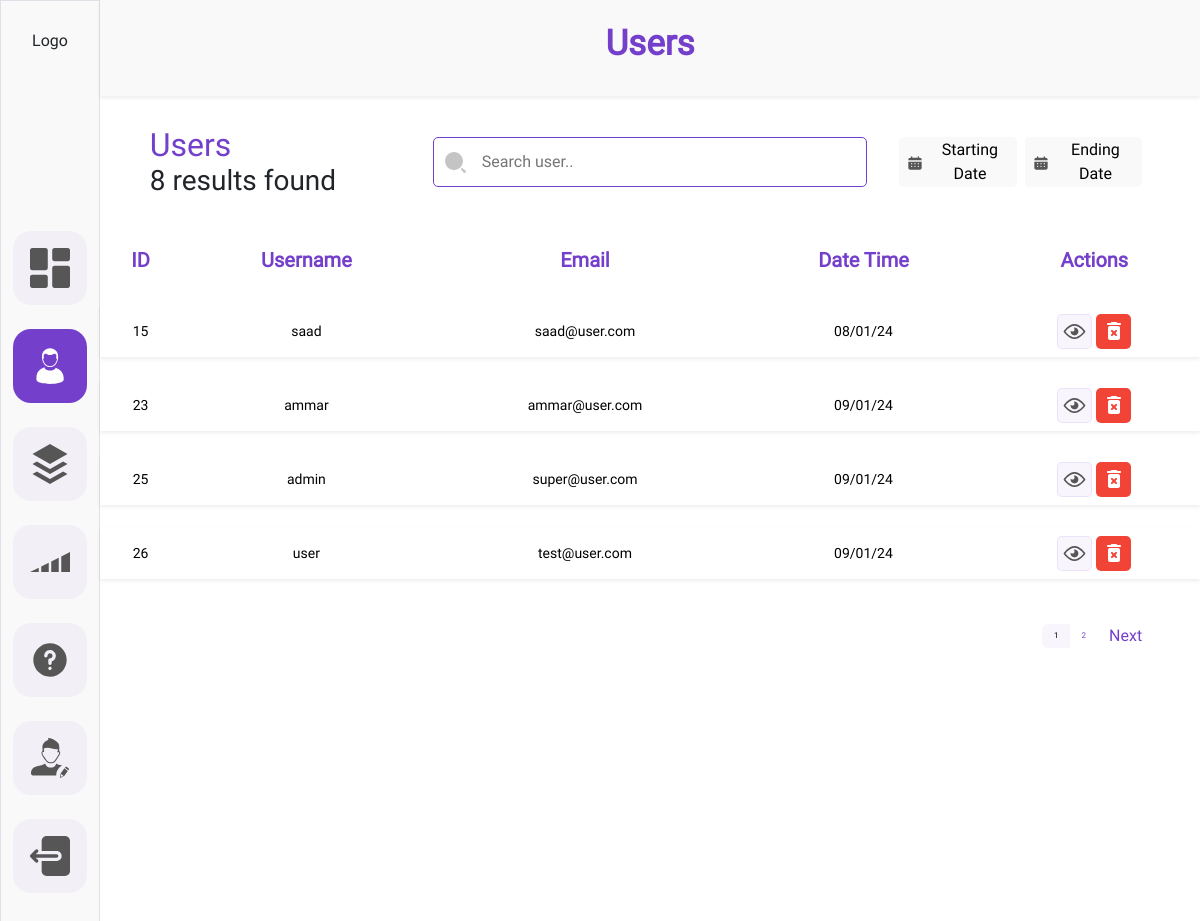
Page /myadmin/users/ (signed in) on the committed database.
### customAuth/models.py (models this page shows)
class BaseModel(models.Model):
    created_at = models.DateTimeField(auto_now_add = True)
    updated_at = models.DateTimeField(auto_now = True)
    class Meta:
        abstract = True

class User(AbstractUser, BaseModel):
    username = None
    name = models.CharField(max_length = CharFieldSizes.XX_LARGE)
    email = models.EmailField(unique=True)
    profile_image = models.ImageField(upload_to="profile_images", default='profile1-blue.svg')
    USERNAME_FIELD = 'email'
    REQUIRED_FIELDS = []
    objects = UserManager()

### adminDashboard/views.py (the view)
# urls.py: path('users/', views.users, name='users'),
@login_required(login_url='admin-login')
def users(request):
    search = request.GET.get('search-bar', None)
    start_date = request.GET.get('startdate', None)
    end_date = request.GET.get('enddate', None)
    context={
        'seachbar': search,
        'startdate': start_date,
        'enddate': end_date
    }
    records = User.objects.all()
    if start_date and end_date:
        records = records.filter(date_joined__range=(start_date, end_date))
    elif start_date:
        records = records.filter(date_joined__gte=start_date)
    elif end_date:
        records = records.filter(date_joined__lte=end_date)
    if search:
        records = records.filter(Q(name__icontains=search) | Q(email__icontains=search))
    paginator = Paginator(records, 4)
    page = request.GET.get('page')
    try:
        records_within_range = paginator.page(page)
    except PageNotAnInteger:
        records_within_range = paginator.page(1)
    except EmptyPage:
        records_within_range = paginator.page(paginator.num_pages)
    users_count = records.count()
    context['users']= records_within_range
    context['users_count'] = users_count
    return render(request, 'admin_dashboard/users.html', context)

### templates/admin_dashboard/users.html (shortened to what this page needs)
{% load static %}
<!DOCTYPE html>
<html lang="en">
  <head>
    <link
      href="https://cdn.jsdelivr.net/npm/bootstrap@5.3.2/dist/css/bootstrap.min.css"
      rel="stylesheet"
    />
    <link rel="stylesheet" href="{% static 'admin_dashboard/css/common.css'%}" />
    <link rel="stylesheet" href="{% static 'admin_dashboard/css/users.css'%}" />
  </head>
  <body>
    <div class="container-fluid">
      <div class="row">
          <div class="col-1 p-0 m-0 bg-sidebar border  ">
          <div class="d-flex flex-column align-items-center ">
            <div
              class="logo-height w-100 d-flex justify-content-center align-items-center "
            >
              <a class="text-decoration-none text-dark" href="#">Logo</a>
            </div>
            <div
              class="w-100 d-flex justify-content-center "
            >
              <div class="d-flex flex-column gap-4 nav-height margintop-nav">
                <div class="d-flex">
                  <a
                    class="nav-link rounded-border bg-color"
                    href="{%url 'dashboard'%}"
                  >
                  </a>
                </div>
                <div class="d-flex">
                  <a
                    class="nav-link rounded-border bg-color active-side-bar-menu active-svg-color "
                    href="{% url 'users' %}"
                  >
                  </a>
                </div>
                <div class="d-flex">
                  <a
                    class="nav-link rounded-border bg-color"
                    href="{% url 'categories'%}"
                  >
                  </a>
                </div>
                <div class="d-flex">
                  <a
                    class="nav-link rounded-border bg-color"
                    href="{%url 'levels'%}"
                    onclick="toggleActive(this)"
                  >
                    <svg
                      class="sidebar__link-icon def-color"
                      viewBox="0 0 40 40"
                      xmlns="http://www.w3.org/2000/svg"
                    >
                      <path d="M28.75 15.625L21.25 19.375V30H28.75V15.625Z" />
                      <path d="M11.25 30H18.75V20.625L11.25 24.375V30Z" />
                      <path d="M31.25 14.375V30H40V10L31.25 14.375Z" />
                      <path d="M8.75 25.625L0 30H8.75V25.625Z" />
                    </svg>
                  </a>
                </div>
                <div class="d-flex">
                  <a
                    class="nav-link rounded-border bg-color"
                    href="{%url 'questions'%}"
                  >
                  </a>
                </div>
                <div class="d-flex">
                  <a
                    class="nav-link rounded-border bg-color"
                    href="{% url 'profile'%}"
                  >
                  </a>
                </div>
                <div class="d-flex">
                  <a
                    class="nav-link rounded-border bg-color"
                    href="{% url 'admin-logout'%}"
                  >
                  </a>
                </div>
              </div>
            </div>
          </div>
        </div>
        <div class="col-11 h-100">
          <div class="row p-2 bg-sidebar heading-container-height shadow-sm">
            <div class="col d-flex justify-content-center align-items-center">
              <div class="">
                <h1 class="dashboard__heading">Users</h1>
              </div>
            </div>
          </div>
          <form id="searchForm" action="{% url 'users'%}" method='GET'>
          <div class="row justify-content-center margintop gap-2">
            <div class="col-3">
              <div class="">
                <div class="d-flex flex-column">
                  <div class="">
                    <h2 class="user-title m-0 p-0">Users</h2>
                  </div>
                  <div>
                    <h3 class="user-title-desc m-0 p-0">{{users_count}} results found</h3>
                  </div>
                </div>
              </div>
            </div>
            <div class="col-5 d-flex justify-content-center align-items-center">
              <div
                class="h-75 w-100 position-relative d-flex align-items-center"
              >
                  <div class="w-100 searchbar-height d-flex align-items-center">
                    <input
                      class="search-border search-border-search-btns w-100 h-100 ps-5 pe-3"
                      type="search"
                      name="search-bar"
                      id="searchInput"
                      {% if seachbar %}
                      value='{{seachbar}}'
                      {% else %}
                      value=''
                      {% endif %}
                      placeholder="Search user.."
                    />
                  </div>
                  <div class="position-absolute svg-position">
                  </div>
              </div>
            </div>
            <div
              class="col-3 d-flex justify-content-start align-items-center gap-2"
            >
              <div class="w-100">
                <button
                type='button'
                id='startDateBtn'
                value='{{startdate}}'
                data-target="datePickerButton1"
                  class="date-picker-button searchbar-height w-100 border-0 search-border-search-btns bg-sidebar d-flex justify-content-center align-items-center gap-2"
                >
                  <div class="">
                  </div>
                  {% if startdate %}
                  {{startdate}}
                  {% else %}
                  Starting Date
                  {% endif %}
                </button>
              </div>
              <div class="w-100">
                <button
                type='button'
                id='endDateBtn'
                data-target="datePickerButton2"
                  class=" date-picker-button searchbar-height w-100 border-0 search-border-search-btns bg-sidebar d-flex justify-content-center align-items-center gap-2"
                >
                  <div class="">
                  </div>
                  {% if enddate %}
                  {{enddate}}
                  {% else %}
                  Ending Date
                  {% endif %}
                </button>
              </div>
            </div>
          </div>
          </form>
          <div class="row justify-content-center mt-3">
            <div class="col p-0">
              <div class="">
                <div class="">
                  <table class="table table-hover table-borderless">
                    <thead>
                      <tr>
                        <th class="table-head">ID</th>
                        <th class="table-head">Username</th>
                        <th class="table-head">Email</th>
                        <th class="table-head">Date Time</th>
                        <th class="table-head">Actions</th>
                      </tr>
                    </thead>
                    <tbody>
                      {% if users %}
                        {% for user in users %}
                      <tr class="shadow-sm">
                        <td>{{user.id}}</td>
                        <td>{{user.name}}</td>
                        <td>{{user.email}}</td>
                        <td>{{user.date_joined|date:"d/m/y"}}</td>
                        <td>
                          <div
                            class="d-flex justify-content-center align-items-center gap-1"
                          >
                            <div class="">
                              <a class="action-btns action-btns-view" href="{% url 'user-details' pk=user.id%}">
                              </a>
                            </div>
                            <div class="">
                              <a class="action-btns action-btns-remove" href="#" data-bs-toggle="modal" data-bs-target="#user-successfully-delet-modal"  >
                              </a>
                            </div>
                          </div>
                        </td>
                      </tr>
                      {% endfor %}
                      {% endif %}
                    </tbody>
                  </table>
                </div>
              </div>
            </div>
          </div>
          <div class="row justify-content-center">
            <div class="col-11 d-flex justify-content-end p-0">
              <nav aria-label="Page navigation example">
                <ul class="pagination justify-content-end">
                  {% for page_num in users.paginator.page_range %}
                  <li class="page-item  d-flex justify-content-center align-items-center">
                    <a class="page-link border-0 {% if users.number == page_num %} custom_active {% endif %}" href="?page={{ page_num }}">{{ page_num }}</a>
                  </li>
                  {% endfor %}
                  {% if users.has_next %}
                  <li class="page-item">
                    <a class="page-link next border-0" href="?page={{ users.next_page_number }}">Next</a>
                  </li>
                  {% endif %}
                </ul>
              </nav>
            </div>
          </div>
        </div>
      </div>
    </div>
  </body>
</html>

### static/admin_dashboard/css/common.css (style rules this page uses)
body { margin: 0; padding: 0; box-sizing: border-box; font-family: Roboto; }
.sidebar__link-icon { width: 40px; height: 40px; }
.def-color { fill: #565656; }
.rounded-border { border-radius: 18px; }
.bg-color { background-color: rgba(116, 63, 203, 0.05); }
.bg-sidebar { background-color: #F9F9F9; }
.nav-link { padding: 17px; }
.active-side-bar-menu { background-color: #743FCB; }
.active-svg-color { fill: white; }
.logo-height { height: 10vh; }
.nav-height { height: 100vh; }
.dashboard__heading { font-size: 35px; color: #743FCB; font-weight: 700; }
.date-picker-button { padding: 8px; cursor: pointer; }

### static/admin_dashboard/css/users.css (style rules this page uses)
.heading-container-height { height: 12vh; }
.user-title { color: #743FCB; }
.margintop { margin-top: 30px; }
.nav-height { height: 100vh; }
.margintop-nav { margin: 150px; }
.searchbar-height { height: 50px; }
.svg-position { left: 10px; }
.svg-size { width: 25px; height: 25px; }
.search-border-search-btns { border-radius: 5px; }
.search-border { border: 1px solid #743FCB; }
.table { border-collapse: separate; border-spacing:0 23px; }
.table-head { font-size: 20px; color: #743FCB !important; text-align: center; }
td { text-align: center; vertical-align: middle; font-size: 14px; max-width: 200px; white-space: nowrap; overflow: hidden; text-overflow: ellipsis; }
.action-btns { display: flex; justify-content: center; align-items: center; width: 35px; height: 35px; border-radius: 5px; }
.action-btns-view { border: 1px solid rgba(116, 63, 203, 0.10); background: rgba(116, 63, 203, 0.05); }
.action-btns-remove { background: #F14336; }
.page-link { font-size: 8px; color: #743FCB; }
.next { font-size: 16px; color: #743FCB !important; }
.custom_active { border: none; color: black; background-color: rgba(116, 63, 203, 0.05); }

### rows in the picture
User: id "15", name "saad", email "saad@user.com", date_joined "08/01/24"
User: id "23", name "ammar", email "ammar@user.com", date_joined "09/01/24"
User: id "25", name "admin", email "super@user.com", date_joined "09/01/24"
User: id "26", name "user", email "test@user.com", date_joined "09/01/24"

### other values in the picture
{{ users_count }} "8"
{{ page_num }} "1" "2"
